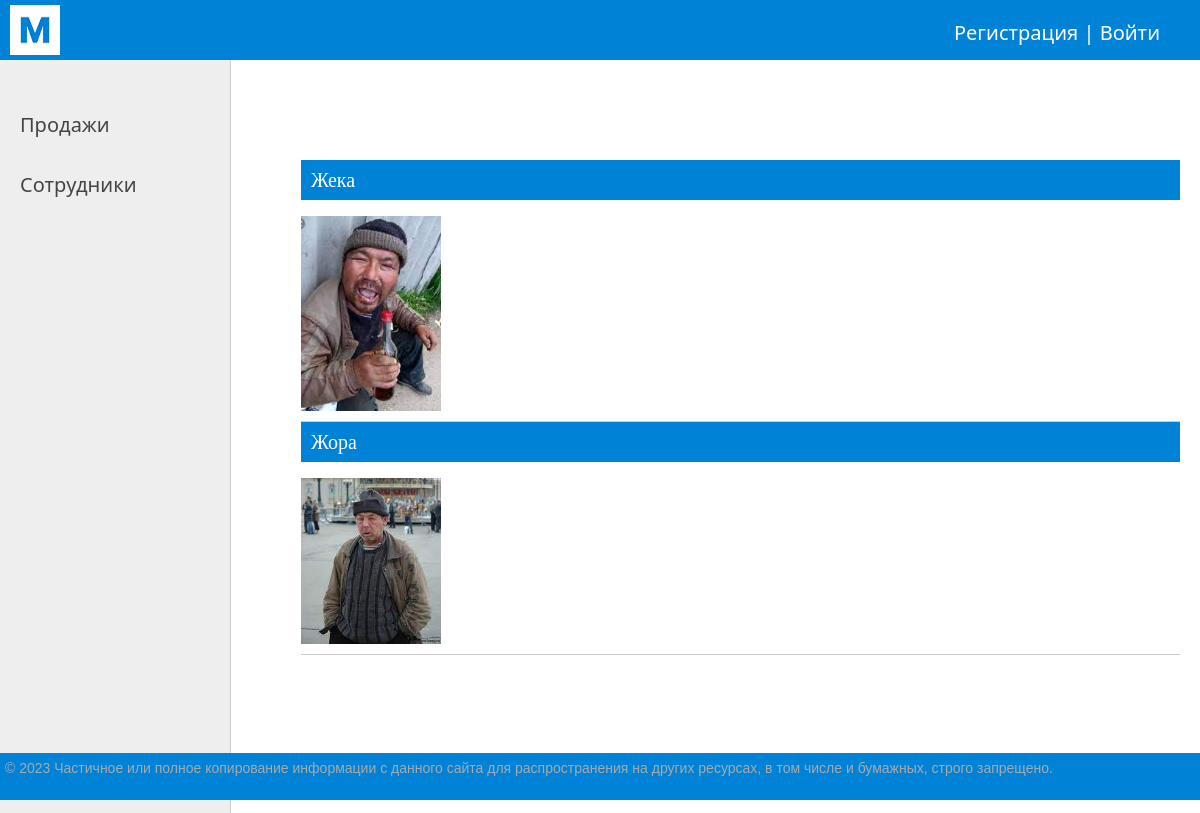
Page /staff/ on the committed database.
### kpi/models.py (models this page shows, shortened)
class Staff(models.Model):
    name = models.CharField(max_length=25, db_index=True, verbose_name="ФИО")
    photo = models.ImageField(upload_to="photos/%Y/%m/%d/", verbose_name="Фото")
    slug = models.SlugField(max_length=25, unique=True, db_index=True, verbose_name="URL")
    class Meta:
        verbose_name = 'Сотрудник'
        verbose_name_plural = 'Сотрудники'
        ordering = ['name']

### kpi/views.py (the view)
# urls.py: path('staff/', StaffView.as_view(), name='staff'),
class StaffView(DataMixin, ListView):
    model = Staff
    template_name = 'kpi/staff.html'
    context_object_name = 'staff'
    def get_context_data(self, *, object_list=None, **kwargs):
        context = super().get_context_data(**kwargs)
        context['title'] = 'Сотрудники'
        if not self.request.user.is_authenticated:
            context['menu'] = []
        else:
            context['menu'] = [{'title': "Добавить сотрудника", 'url_name': 'add_staff'}]
        return context

### kpi/templates/kpi/staff.html (shortened to what this page needs)
{% extends 'kpi/base.html' %}
{% block content %}
<ul class="list-articles">
    {% for s in staff %}
    <li>
        <div class="article-panel">
            <a href="/sale/{{ s.id }}">{{ s.name }}</a>
        </div>
        {% if s.photo %}
        <p><img class="img-article-left thumb" src="{{s.photo.url}}"></p>
        {% endif %}
    </li>
    {% endfor %}
</ul>
{% endblock %}

### kpi/templates/kpi/staff.html (style rules this page uses)
a { color: white; text-decoration: none; }

### rows in the picture
Staff: name "Жека", photo (picture)
Staff: name "Жора", photo (picture)
